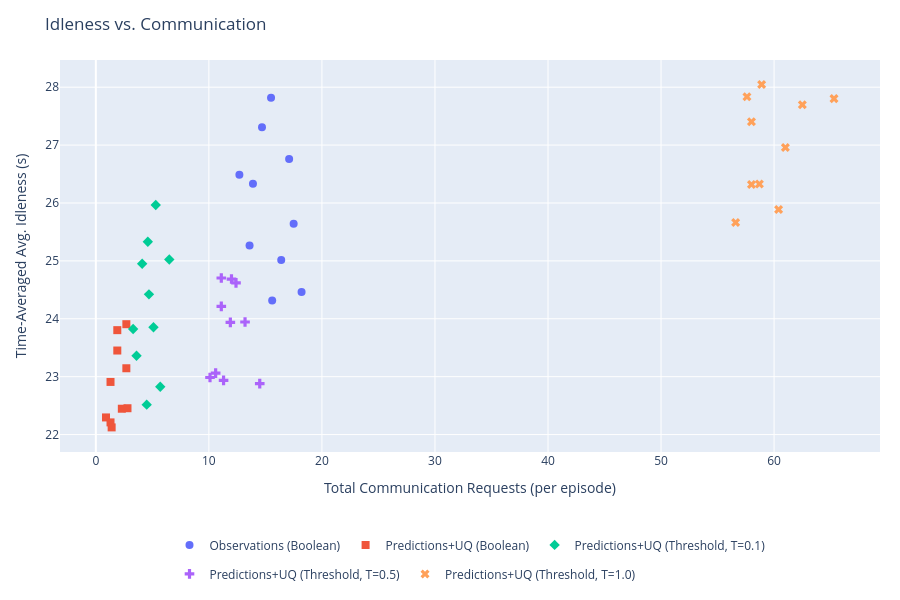

The cell this chart's notebook holds for it:
### Markdown cell above
### Pareto: Idleness vs. Communication Rate

Each model traces a curve through (comm rate, idleness) space as observation radius varies.
A model that achieves lower idleness at lower comm cost dominates.

### Code cell
fig = go.Figure()
markers = ['circle', 'square', 'diamond', 'cross', 'x']
for series in series_order:
    color = series_colors[series]
    s = summary[series]
    xs = np.array(s['requests_mean'])
    ys = np.array(s['idleness_mean'])
    radii = s['obs_radius']

    fig.add_trace(go.Scatter(
        x=xs, y=ys, mode='markers+text',
        name=series, line=dict(color=color), marker=dict(color=color, size=8, symbol=markers[series_order.index(series) % len(markers)]),
        legendgroup=series,
        # text=[f"{r:.0f}" for r in radii],
        textposition='top center',
        textfont=dict(color=color, size=9),
        hovertemplate=[
            f"{series}<br>obs_radius={r:.1f}<br>requests=%{{x:.1f}}<br>idleness=%{{y:.4f}}<extra></extra>"
            for r in radii
        ],
    ))

fig.update_layout(
    title="Idleness vs. Communication",
    xaxis_title="Total Communication Requests (per episode)",
    yaxis_title="Time-Averaged Avg. Idleness (s)",
    height=600, width=900, hovermode='closest', autosize=True,
    margin=dict(l=60, r=20, t=60, b=120),
    legend=dict(orientation='h', yanchor='top', y=-0.2, xanchor='center', x=0.5),
)
fig.show()

### Figure 1 — Plotly figure (JSON) as saved in the notebook; plotly's stock layout.template omitted (floating-point values rounded to 4 significant figures)
{"data": [{"hovertemplate": ["Observations (Boolean)<br>obs_radius=5.0<br>requests=%{x:.1f}<br>idleness=%{y:.4f}<extra></extra>", "Observations (Boolean)<br>obs_radius=10.0<br>requests=%{x:.1f}<br>idleness=%{y:.4f}<extra></extra>", "Observations (Boolean)<br>obs_radius=15.0<br>requests=%{x:.1f}<br>idleness=%{y:.4f}<extra></extra>", "Observations (Boolean)<br>obs_radius=20.0<br>requests=%{x:.1f}<br>idleness=%{y:.4f}<extra></extra>", "Observations (Boolean)<br>obs_radius=25.0<br>requests=%{x:.1f}<br>idleness=%{y:.4f}<extra></extra>", "Observations (Boolean)<br>obs_radius=30.0<br>requests=%{x:.1f}<br>idleness=%{y:.4f}<extra></extra>", "Observations (Boolean)<br>obs_radius=35.0<br>requests=%{x:.1f}<br>idleness=%{y:.4f}<extra></extra>", "Observations (Boolean)<br>obs_radius=40.0<br>requests=%{x:.1f}<br>idleness=%{y:.4f}<extra></extra>", "Observations (Boolean)<br>obs_radius=45.0<br>requests=%{x:.1f}<br>idleness=%{y:.4f}<extra></extra>", "Observations (Boolean)<br>obs_radius=50.0<br>requests=%{x:.1f}<br>idleness=%{y:.4f}<extra></extra>"], "legendgroup": "Observations (Boolean)", "line": {"color": "#636EFA"}, "marker": {"color": "#636EFA", "size": 8, "symbol": "circle"}, "mode": "markers+text", "name": "Observations (Boolean)", "textfont": {"color": "#636EFA", "size": 9}, "textposition": "top center", "type": "scatter", "x": [12.7, 13.6, 13.9, 14.7, 15.5, 15.6, 16.4, 17.5, 17.1, 18.2], "y": [26.49, 25.27, 26.33, 27.31, 27.82, 24.32, 25.02, 25.64, 26.76, 24.46]}, {"hovertemplate": ["Predictions+UQ (Boolean)<br>obs_radius=5.0<br>requests=%{x:.1f}<br>idleness=%{y:.4f}<extra></extra>", "Predictions+UQ (Boolean)<br>obs_radius=10.0<br>requests=%{x:.1f}<br>idleness=%{y:.4f}<extra></extra>", "Predictions+UQ (Boolean)<br>obs_radius=15.0<br>requests=%{x:.1f}<br>idleness=%{y:.4f}<extra></extra>", "Predictions+UQ (Boolean)<br>obs_radius=20.0<br>requests=%{x:.1f}<br>idleness=%{y:.4f}<extra></extra>", "Predictions+UQ (Boolean)<br>obs_radius=25.0<br>requests=%{x:.1f}<br>idleness=%{y:.4f}<extra></extra>", "Predictions+UQ (Boolean)<br>obs_radius=30.0<br>requests=%{x:.1f}<br>idleness=%{y:.4f}<extra></extra>", "Predictions+UQ (Boolean)<br>obs_radius=35.0<br>requests=%{x:.1f}<br>idleness=%{y:.4f}<extra></extra>", "Predictions+UQ (Boolean)<br>obs_radius=40.0<br>requests=%{x:.1f}<br>idleness=%{y:.4f}<extra></extra>", "Predictions+UQ (Boolean)<br>obs_radius=45.0<br>requests=%{x:.1f}<br>idleness=%{y:.4f}<extra></extra>", "Predictions+UQ (Boolean)<br>obs_radius=50.0<br>requests=%{x:.1f}<br>idleness=%{y:.4f}<extra></extra>"], "legendgroup": "Predictions+UQ (Boolean)", "line": {"color": "#EF553B"}, "marker": {"color": "#EF553B", "size": 8, "symbol": "square"}, "mode": "markers+text", "name": "Predictions+UQ (Boolean)", "textfont": {"color": "#EF553B", "size": 9}, "textposition": "top center", "type": "scatter", "x": [0.9, 1.3, 1.4, 1.3, 1.9, 1.9, 2.3, 2.7, 2.8, 2.7], "y": [22.3, 22.21, 22.12, 22.91, 23.8, 23.45, 22.45, 23.91, 22.46, 23.15]}, {"hovertemplate": ["Predictions+UQ (Threshold, T=0.1)<br>obs_radius=5.0<br>requests=%{x:.1f}<br>idleness=%{y:.4f}<extra></extra>", "Predictions+UQ (Threshold, T=0.1)<br>obs_radius=10.0<br>requests=%{x:.1f}<br>idleness=%{y:.4f}<extra></extra>", "Predictions+UQ (Threshold, T=0.1)<br>obs_radius=15.0<br>requests=%{x:.1f}<br>idleness=%{y:.4f}<extra></extra>", "Predictions+UQ (Threshold, T=0.1)<br>obs_radius=20.0<br>requests=%{x:.1f}<br>idleness=%{y:.4f}<extra></extra>", "Predictions+UQ (Threshold, T=0.1)<br>obs_radius=25.0<br>requests=%{x:.1f}<br>idleness=%{y:.4f}<extra></extra>", "Predictions+UQ (Threshold, T=0.1)<br>obs_radius=30.0<br>requests=%{x:.1f}<br>idleness=%{y:.4f}<extra></extra>", "Predictions+UQ (Threshold, T=0.1)<br>obs_radius=35.0<br>requests=%{x:.1f}<br>idleness=%{y:.4f}<extra></extra>", "Predictions+UQ (Threshold, T=0.1)<br>obs_radius=40.0<br>requests=%{x:.1f}<br>idleness=%{y:.4f}<extra></extra>", "Predictions+UQ (Threshold, T=0.1)<br>obs_radius=45.0<br>requests=%{x:.1f}<br>idleness=%{y:.4f}<extra></extra>", "Predictions+UQ (Threshold, T=0.1)<br>obs_radius=50.0<br>requests=%{x:.1f}<br>idleness=%{y:.4f}<extra></extra>"], "legendgroup": "Predictions+UQ (Threshold, T=0.1)", "line": {"color": "#00CC96"}, "marker": {"color": "#00CC96", "size": 8, "symbol": "diamond"}, "mode": "markers+text", "name": "Predictions+UQ (Threshold, T=0.1)", "textfont": {"color": "#00CC96", "size": 9}, "textposition": "top center", "type": "scatter", "x": [6.5, 4.6, 4.7, 5.1, 5.7, 5.3, 4.1, 4.5, 3.6, 3.3], "y": [25.02, 25.33, 24.42, 23.85, 22.83, 25.96, 24.95, 22.52, 23.36, 23.82]}, {"hovertemplate": ["Predictions+UQ (Threshold, T=0.5)<br>obs_radius=5.0<br>requests=%{x:.1f}<br>idleness=%{y:.4f}<extra></extra>", "Predictions+UQ (Threshold, T=0.5)<br>obs_radius=10.0<br>requests=%{x:.1f}<br>idleness=%{y:.4f}<extra></extra>", "Predictions+UQ (Threshold, T=0.5)<br>obs_radius=15.0<br>requests=%{x:.1f}<br>idleness=%{y:.4f}<extra></extra>", "Predictions+UQ (Threshold, T=0.5)<br>obs_radius=20.0<br>requests=%{x:.1f}<br>idleness=%{y:.4f}<extra></extra>", "Predictions+UQ (Threshold, T=0.5)<br>obs_radius=25.0<br>requests=%{x:.1f}<br>idleness=%{y:.4f}<extra></extra>", "Predictions+UQ (Threshold, T=0.5)<br>obs_radius=30.0<br>requests=%{x:.1f}<br>idleness=%{y:.4f}<extra></extra>", "Predictions+UQ (Threshold, T=0.5)<br>obs_radius=35.0<br>requests=%{x:.1f}<br>idleness=%{y:.4f}<extra></extra>", "Predictions+UQ (Threshold, T=0.5)<br>obs_radius=40.0<br>requests=%{x:.1f}<br>idleness=%{y:.4f}<extra></extra>", "Predictions+UQ (Threshold, T=0.5)<br>obs_radius=45.0<br>requests=%{x:.1f}<br>idleness=%{y:.4f}<extra></extra>", "Predictions+UQ (Threshold, T=0.5)<br>obs_radius=50.0<br>requests=%{x:.1f}<br>idleness=%{y:.4f}<extra></extra>"], "legendgroup": "Predictions+UQ (Threshold, T=0.5)", "line": {"color": "#AB63FA"}, "marker": {"color": "#AB63FA", "size": 8, "symbol": "cross"}, "mode": "markers+text", "name": "Predictions+UQ (Threshold, T=0.5)", "textfont": {"color": "#AB63FA", "size": 9}, "textposition": "top center", "type": "scatter", "x": [11.1, 11.3, 10.6, 12.0, 10.1, 14.5, 11.1, 12.4, 13.2, 11.9], "y": [24.21, 22.94, 23.06, 24.69, 22.99, 22.88, 24.7, 24.62, 23.94, 23.94]}, {"hovertemplate": ["Predictions+UQ (Threshold, T=1.0)<br>obs_radius=5.0<br>requests=%{x:.1f}<br>idleness=%{y:.4f}<extra></extra>", "Predictions+UQ (Threshold, T=1.0)<br>obs_radius=10.0<br>requests=%{x:.1f}<br>idleness=%{y:.4f}<extra></extra>", "Predictions+UQ (Threshold, T=1.0)<br>obs_radius=15.0<br>requests=%{x:.1f}<br>idleness=%{y:.4f}<extra></extra>", "Predictions+UQ (Threshold, T=1.0)<br>obs_radius=20.0<br>requests=%{x:.1f}<br>idleness=%{y:.4f}<extra></extra>", "Predictions+UQ (Threshold, T=1.0)<br>obs_radius=25.0<br>requests=%{x:.1f}<br>idleness=%{y:.4f}<extra></extra>", "Predictions+UQ (Threshold, T=1.0)<br>obs_radius=30.0<br>requests=%{x:.1f}<br>idleness=%{y:.4f}<extra></extra>", "Predictions+UQ (Threshold, T=1.0)<br>obs_radius=35.0<br>requests=%{x:.1f}<br>idleness=%{y:.4f}<extra></extra>", "Predictions+UQ (Threshold, T=1.0)<br>obs_radius=40.0<br>requests=%{x:.1f}<br>idleness=%{y:.4f}<extra></extra>", "Predictions+UQ (Threshold, T=1.0)<br>obs_radius=45.0<br>requests=%{x:.1f}<br>idleness=%{y:.4f}<extra></extra>", "Predictions+UQ (Threshold, T=1.0)<br>obs_radius=50.0<br>requests=%{x:.1f}<br>idleness=%{y:.4f}<extra></extra>"], "legendgroup": "Predictions+UQ (Threshold, T=1.0)", "line": {"color": "#FFA15A"}, "marker": {"color": "#FFA15A", "size": 8, "symbol": "x"}, "mode": "markers+text", "name": "Predictions+UQ (Threshold, T=1.0)", "textfont": {"color": "#FFA15A", "size": 9}, "textposition": "top center", "type": "scatter", "x": [56.6, 58.7, 58.9, 58.0, 60.4, 58.0, 57.6, 61.0, 62.5, 65.3], "y": [25.66, 26.33, 28.04, 27.4, 25.89, 26.32, 27.84, 26.96, 27.7, 27.8]}], "layout": {"autosize": true, "height": 600, "hovermode": "closest", "legend": {"orientation": "h", "x": 0.5, "xanchor": "center", "y": -0.2, "yanchor": "top"}, "margin": {"b": 120, "l": 60, "r": 20, "t": 60}, "title": {"text": "Idleness vs. Communication"}, "width": 900, "xaxis": {"title": {"text": "Total Communication Requests (per episode)"}}, "yaxis": {"title": {"text": "Time-Averaged Avg. Idleness (s)"}}}}
